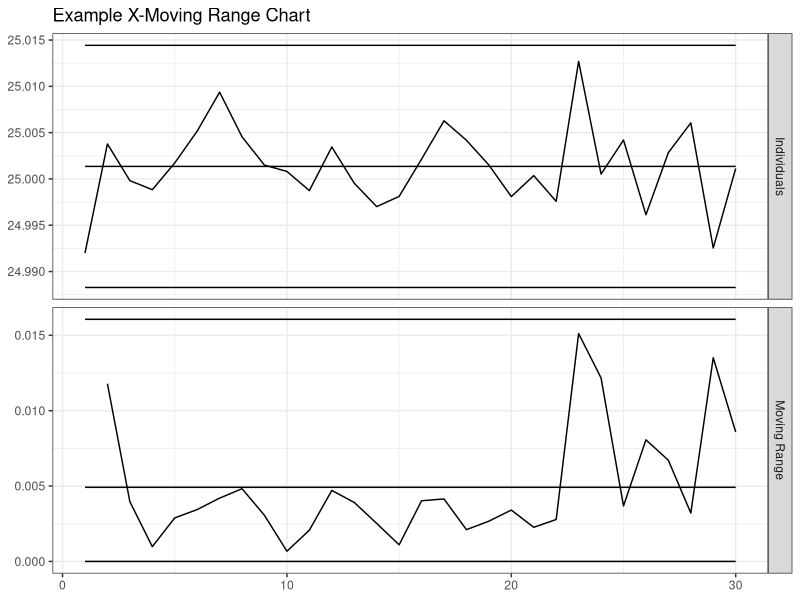

This chart was generated by the following R code:
## ---- chunk 1
library(tidyverse)
## ---- chunk 2
set.seed(1558635665)
control_chart_tibble <- tibble(x = rnorm(n = 30, mean = 25, sd = .005))
control_chart_tibble
## ---- chunk 3
control_chart_tibble <- control_chart_tibble %>%
  mutate(mr = abs(x - lag(x, 1)))
control_chart_tibble
## ---- chunk 4
control_chart_tibble <- control_chart_tibble %>%
  mutate(x_cl = mean(x), # x-bar centerline
         mr_cl  = mean(mr, na.rm = TRUE), # moving range centerline
         x_ucl  = x_cl + 3 * mr_cl/1.1284, # x-bar UCL = x-bar + 3 * r-bar / d2
         x_lcl  = x_cl - 3 * mr_cl/1.1284, # x-bar LCL = x-bar - 3 * r-bar / d2
         mr_ucl = 3.2665 * mr_cl, # moving range UCL = D2 * r-bar
         mr_lcl = 0, # moving range LCL = 0
         n      = row_number()) %>%
  gather(key = "type", value = "value", -n) %>%
  mutate(chart = case_when( # Add a column to facet by
    str_detect(type, "x") ~ "Individuals",
    str_detect(type, "mr") ~ "Moving Range"))

control_chart_tibble %>%
  ggplot(aes(y = value, x = n, group = type)) + 
  # the "group" aes allows us to display different data without differentiating it on the chart
  geom_line() +
  facet_grid(chart~., scales = "free") +
  ggtitle("Example X-Moving Range Chart") +
  theme_bw() +
  theme(axis.title.x = element_blank(), axis.title.y = element_blank())
